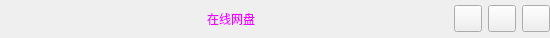
<?xml version="1.0" encoding="UTF-8"?>
<ui version="4.0">
 <class>titleWidget</class>
 <widget class="QWidget" name="titleWidget">
  <property name="geometry">
   <rect>
    <x>0</x>
    <y>0</y>
    <width>550</width>
    <height>38</height>
   </rect>
  </property>
  <property name="windowTitle">
   <string>Form</string>
  </property>
  <layout class="QHBoxLayout" name="horizontalLayout">
   <property name="leftMargin">
    <number>0</number>
   </property>
   <property name="topMargin">
    <number>0</number>
   </property>
   <property name="rightMargin">
    <number>0</number>
   </property>
   <property name="bottomMargin">
    <number>0</number>
   </property>
   <item>
    <widget class="QLabel" name="label_2">
     <property name="text">
      <string/>
     </property>
    </widget>
   </item>
   <item>
    <spacer name="horizontalSpacer_2">
     <property name="orientation">
      <enum>Qt::Horizontal</enum>
     </property>
     <property name="sizeHint" stdset="0">
      <size>
       <width>40</width>
       <height>20</height>
      </size>
     </property>
    </spacer>
   </item>
   <item>
    <widget class="QLabel" name="label">
     <property name="minimumSize">
      <size>
       <width>0</width>
       <height>0</height>
      </size>
     </property>
     <property name="styleSheet">
      <string notr="true">color:rgb(235, 7, 255);
font: 14pt &quot;微软雅黑&quot;;</string>
     </property>
     <property name="text">
      <string>在线网盘</string>
     </property>
    </widget>
   </item>
   <item>
    <spacer name="horizontalSpacer">
     <property name="orientation">
      <enum>Qt::Horizontal</enum>
     </property>
     <property name="sizeHint" stdset="0">
      <size>
       <width>170</width>
       <height>20</height>
      </size>
     </property>
    </spacer>
   </item>
   <item>
    <widget class="QToolButton" name="set_but">
     <property name="styleSheet">
      <string notr="true">border-image: url(:/res/login_setting.png);</string>
     </property>
     <property name="text">
      <string/>
     </property>
     <property name="iconSize">
      <size>
       <width>20</width>
       <height>20</height>
      </size>
     </property>
    </widget>
   </item>
   <item>
    <widget class="QToolButton" name="hide_but">
     <property name="styleSheet">
      <string notr="true">border-image: url(:/res/login_min.png);</string>
     </property>
     <property name="text">
      <string/>
     </property>
     <property name="iconSize">
      <size>
       <width>20</width>
       <height>20</height>
      </size>
     </property>
    </widget>
   </item>
   <item>
    <widget class="QToolButton" name="toolButton_3">
     <property name="styleSheet">
      <string notr="true">border-image: url(:/res/login_close.png);</string>
     </property>
     <property name="text">
      <string/>
     </property>
     <property name="iconSize">
      <size>
       <width>20</width>
       <height>20</height>
      </size>
     </property>
    </widget>
   </item>
  </layout>
 </widget>
 <resources/>
 <connections/>
</ui>
